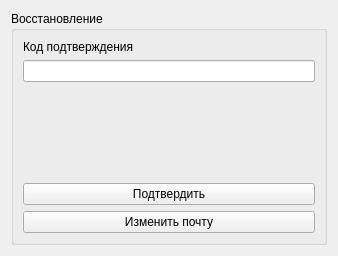
<?xml version="1.0" encoding="UTF-8"?>
<ui version="4.0">
 <class>Form</class>
 <widget class="QWidget" name="Form">
  <property name="geometry">
   <rect>
    <x>0</x>
    <y>0</y>
    <width>338</width>
    <height>256</height>
   </rect>
  </property>
  <property name="windowTitle">
   <string>Form</string>
  </property>
  <layout class="QVBoxLayout" name="verticalLayout_4">
   <item>
    <widget class="QGroupBox" name="groupBox">
     <property name="title">
      <string>Восстановление</string>
     </property>
     <layout class="QVBoxLayout" name="verticalLayout_3">
      <item>
       <layout class="QVBoxLayout" name="verticalLayout_2">
        <item>
         <layout class="QVBoxLayout" name="verticalLayout">
          <item>
           <widget class="QLabel" name="label">
            <property name="text">
             <string>Код подтверждения</string>
            </property>
           </widget>
          </item>
          <item>
           <widget class="QLineEdit" name="pass"/>
          </item>
          <item>
           <spacer name="verticalSpacer">
            <property name="orientation">
             <enum>Qt::Orientation::Vertical</enum>
            </property>
            <property name="sizeHint" stdset="0">
             <size>
              <width>20</width>
              <height>40</height>
             </size>
            </property>
           </spacer>
          </item>
         </layout>
        </item>
        <item>
         <widget class="QPushButton" name="pass_btn">
          <property name="text">
           <string>Подтвердить</string>
          </property>
         </widget>
        </item>
        <item>
         <widget class="QPushButton" name="mail_rename_btn">
          <property name="text">
           <string>Изменить почту</string>
          </property>
         </widget>
        </item>
       </layout>
      </item>
     </layout>
    </widget>
   </item>
  </layout>
 </widget>
 <resources/>
 <connections/>
</ui>
